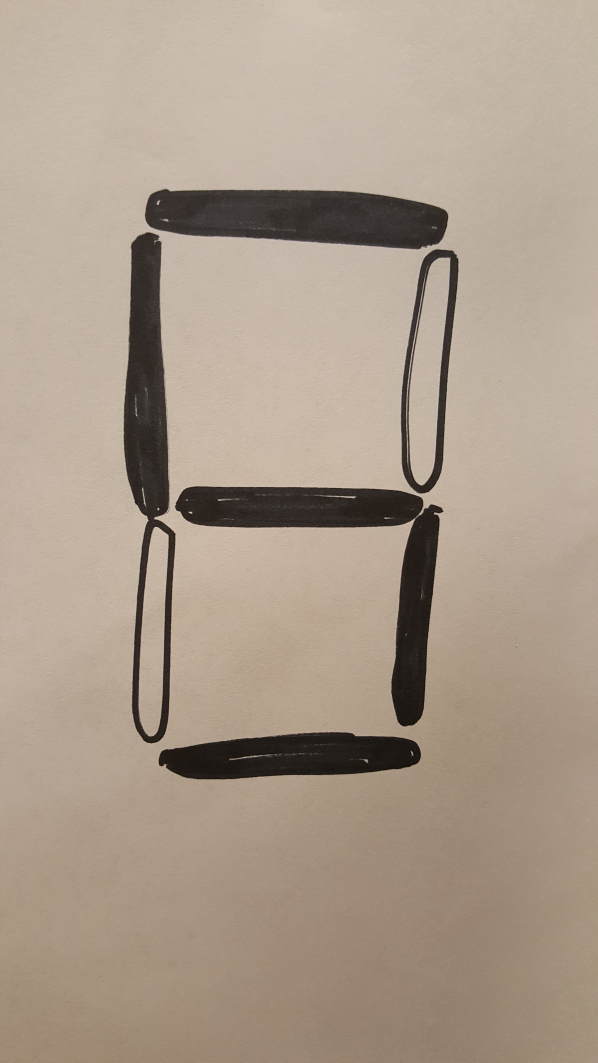
#> input picture Roberto-2017/ComputerVisionPython/readDisplay/Haar/TrainImg.jpg, 2988 x 5312 px, given in place of the camera (shown at 1/5 size)
$ python sevenDisplay_ver1.py   (older library calls are emulated)
#> lines starting #> are read from the running program, lines starting #| are printed output that depends on the picture; after the words box and inside, x2 and y2 are one past the last pixel; in counts of white or black regions, pixels touching at a corner belong together
# FSU College of Engineering - AUVSI RoboBoat Competition
# Written by Nicholas Gibson on 10/23/17

# import the necessary packages

from imutils.perspective import four_point_transform
from imutils import contours
import imutils
import cv2

# define the dictionary of digit segments so we can identify
# each digit on the thermostat

DIGITS_LOOKUP = {
    (1, 1, 1, 0, 1, 1, 1): 0,
    (0, 0, 1, 0, 0, 1, 0): 1,
    (1, 0, 1, 1, 1, 1, 0): 2,
    (1, 0, 1, 1, 0, 1, 1): 3,
    (0, 1, 1, 1, 0, 1, 0): 4,
    (1, 1, 0, 1, 0, 1, 1): 5,
    (1, 1, 0, 1, 1, 1, 1): 6,
    (1, 0, 1, 0, 0, 1, 0): 7,
    (1, 1, 1, 1, 1, 1, 1): 8,
    (1, 1, 1, 1, 0, 1, 1): 9
}


camera = cv2.VideoCapture(0)


while True:
    # Grab is true or false, frame is the actual frame
    (grabbed, frame) = camera.read()
#> frame is the input picture: shape (5312, 2988, 3); mean B, G, R 140, 155.7, 171.4

    # Resize frame
    frame = imutils.resize(frame, width=800)
#> frame: shape (1422, 800, 3)

    # convert frame to grayscale and rename to gray
    gray = cv2.cvtColor(frame, cv2.COLOR_BGR2GRAY)
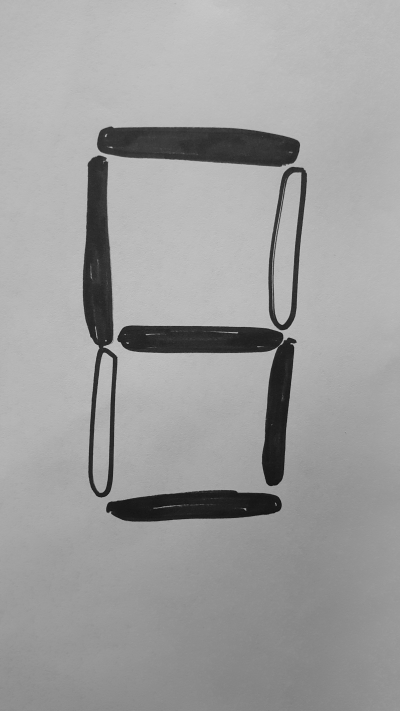
#> gray: shape (1422, 800) (shown at 1/2 size); min 9, max 207, mean 158.6

    # blur it and rename
    blurred = cv2.GaussianBlur(gray, (5,5), 0)

    # create edge map and rename
    edged = cv2.Canny(blurred, 50 , 200, 255)
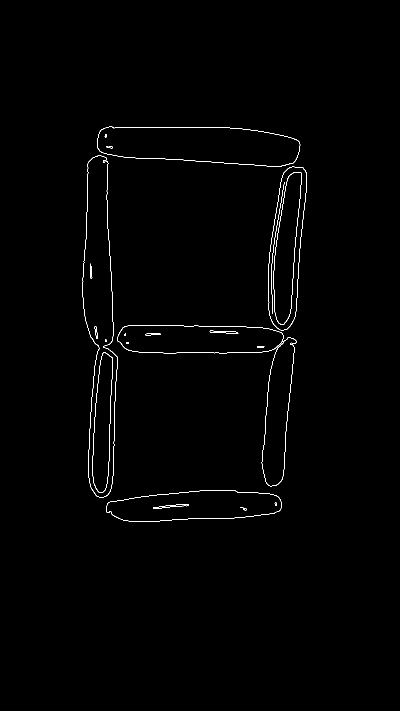
#> edged: shape (1422, 800) (shown at 1/2 size); 0.66% white in thin lines or dots, all inside (x1, y1, x2, y2) = (165, 253, 614, 1044)


    # find contours in the edge map, then sort them by their
    # size in descending order
    cnts = cv2.findContours(edged.copy(), cv2.RETR_EXTERNAL,
                            cv2.CHAIN_APPROX_SIMPLE)
#> cnts = 5 contours; box (x1, y1, x2, y2) and area: (165, 311, 235, 995) 31258, (234, 650, 593, 973) 28325, (194, 253, 601, 334) 25378, (536, 333, 614, 661) 17540, (212, 980, 564, 1044) 16751
    cnts = cnts[0] if imutils.is_cv2() else cnts[1]
    cnts = sorted(cnts, key=cv2.contourArea, reverse=True)
    displayCnt = None

    # loop over the contours
    for c in cnts:
        # approximate the contour
        peri = cv2.arcLength(c, True)
        approx = cv2.approxPolyDP(c, 0.02 * peri, True)

        # if the contour has four vertices, then we have found
        # a display (This was originally written to find the screen of a thermostat
        if len(approx) == 4:
            displayCnt = approx
            break
#> this loop made 1 pass
#> (peri, displayCnt) on pass 1: (1499.5, [[195, 311], [165, 594], [207, 994], [234, 713]])

    # extract the display, apply a perspective transform to it
    #warped = four_point_transform(gray, displayCnt.reshape(4, 2))
    #output = fourpoint_transform(frame, displayCnt.reshape(4, 2))
    output = frame

    # theshold the warped image, then apply a series of morphological
    # operations to cleanup the threshold image
    thresh = cv2.threshold(gray, 0, 255,
                           cv2.THRESH_BINARY_INV | cv2.THRESH_OTSU)[1]
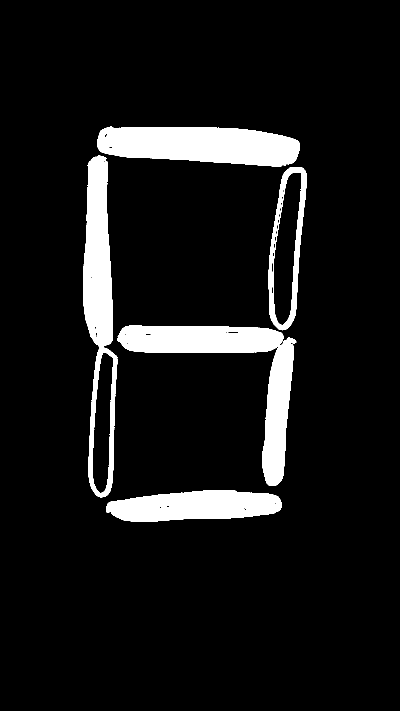
#> thresh: shape (1422, 800) (shown at 1/2 size); 8.8% white; 5 white regions, box (x1, y1, x2, y2) and area: (234, 651, 593, 972) 28155, (194, 253, 600, 334) 25140, (166, 311, 235, 995) 23053, (212, 980, 564, 1043) 16686, (537, 334, 614, 661) 6578
    kernel = cv2.getStructuringElement(cv2.MORPH_ELLIPSE, (1, 5))
    thresh = cv2.morphologyEx(thresh, cv2.MORPH_OPEN, kernel)
#> thresh: shape (1422, 800); 8.7% white; 5 white regions


    # find contours in the threshold image, then initialize the
    # digit contours lists
    cnts = cv2.findContours(thresh.copy(), cv2.RETR_EXTERNAL,
                            cv2.CHAIN_APPROX_SIMPLE)
#> cnts = 5 contours; box (x1, y1, x2, y2) and area: (166, 311, 235, 995) 30340, (235, 651, 592, 972) 27618, (195, 253, 600, 334) 24742, (537, 334, 614, 661) 17093, (212, 980, 563, 1043) 16408
    cnts = cnts[0] if imutils.is_cv2() else cnts[1]
    digitCnts = []

    # loop over the digit area candidates
    for c in cnts:
        # compute the bounding box of the contour
        (x, y, w, h) = cv2.boundingRect(c)

        # if the contour is sufficiently large, it must be a digit
        if w >= 15 and (h >= 30 and h <= 40):
            digitCnts.append(c)
#> this loop made 5 passes
#> (x, y, w, h) on passes 1 to 5: (212, 980, 351, 63), (235, 651, 357, 321), (537, 334, 77, 327), (166, 311, 69, 684), (195, 253, 405, 81)
#> after the loop, digitCnts = []

    # sort the contours from left-to-right, then initialize the
    # actual digits themselves
#> (the run stopped early here; a loop or call above may not have finished)
